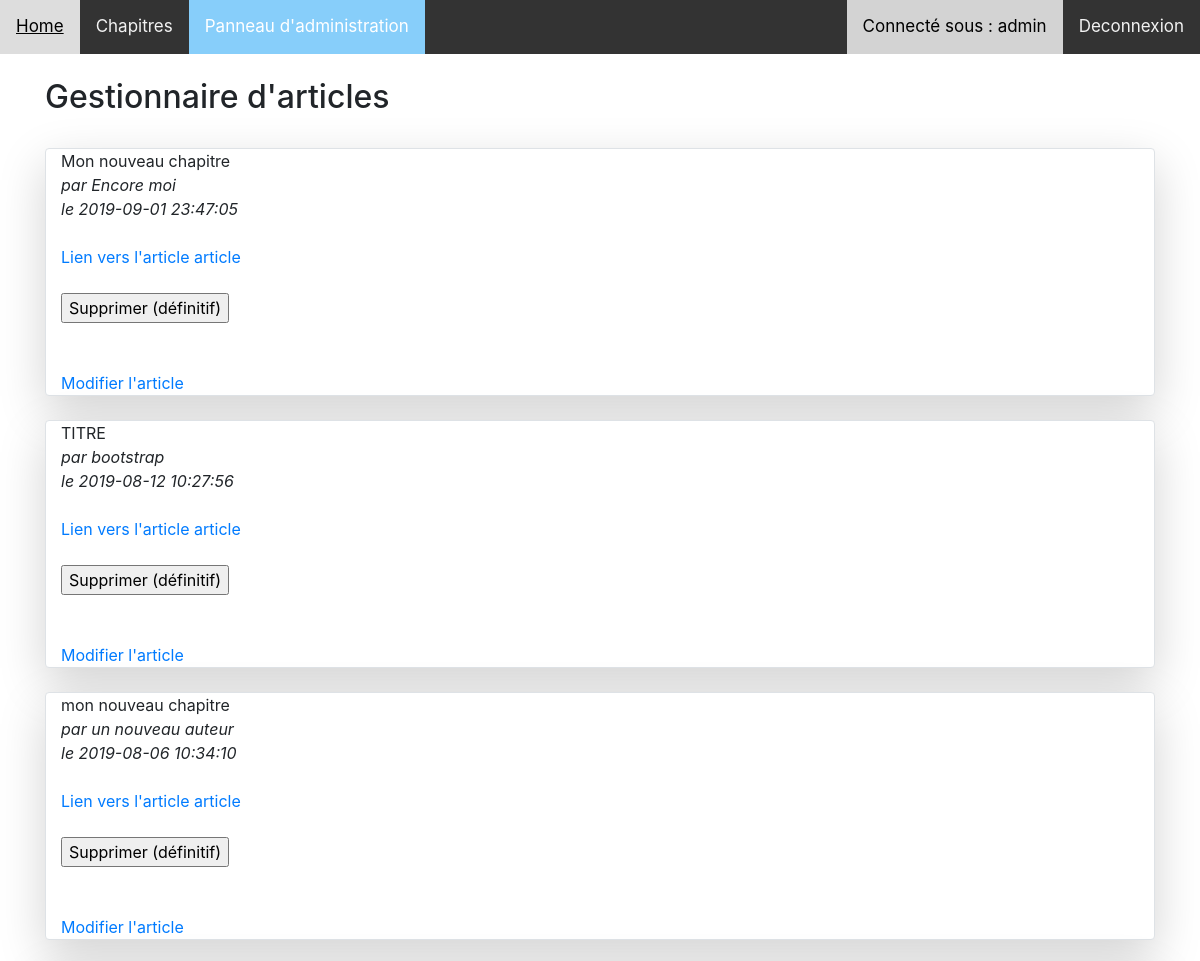
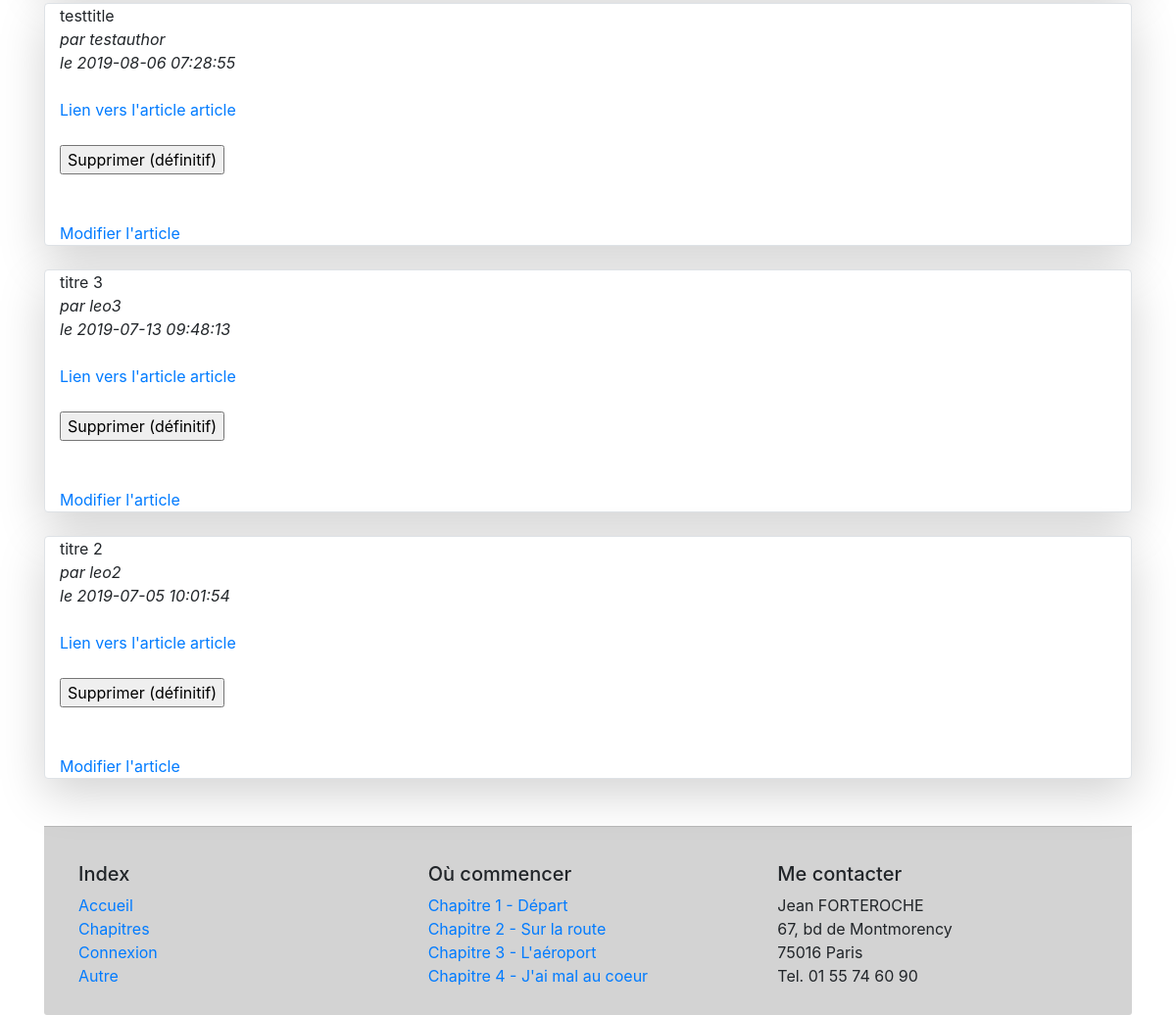
Before: /index.php?action=adminArticlePanel (signed in) with the older database file (2 pictures, top to bottom).
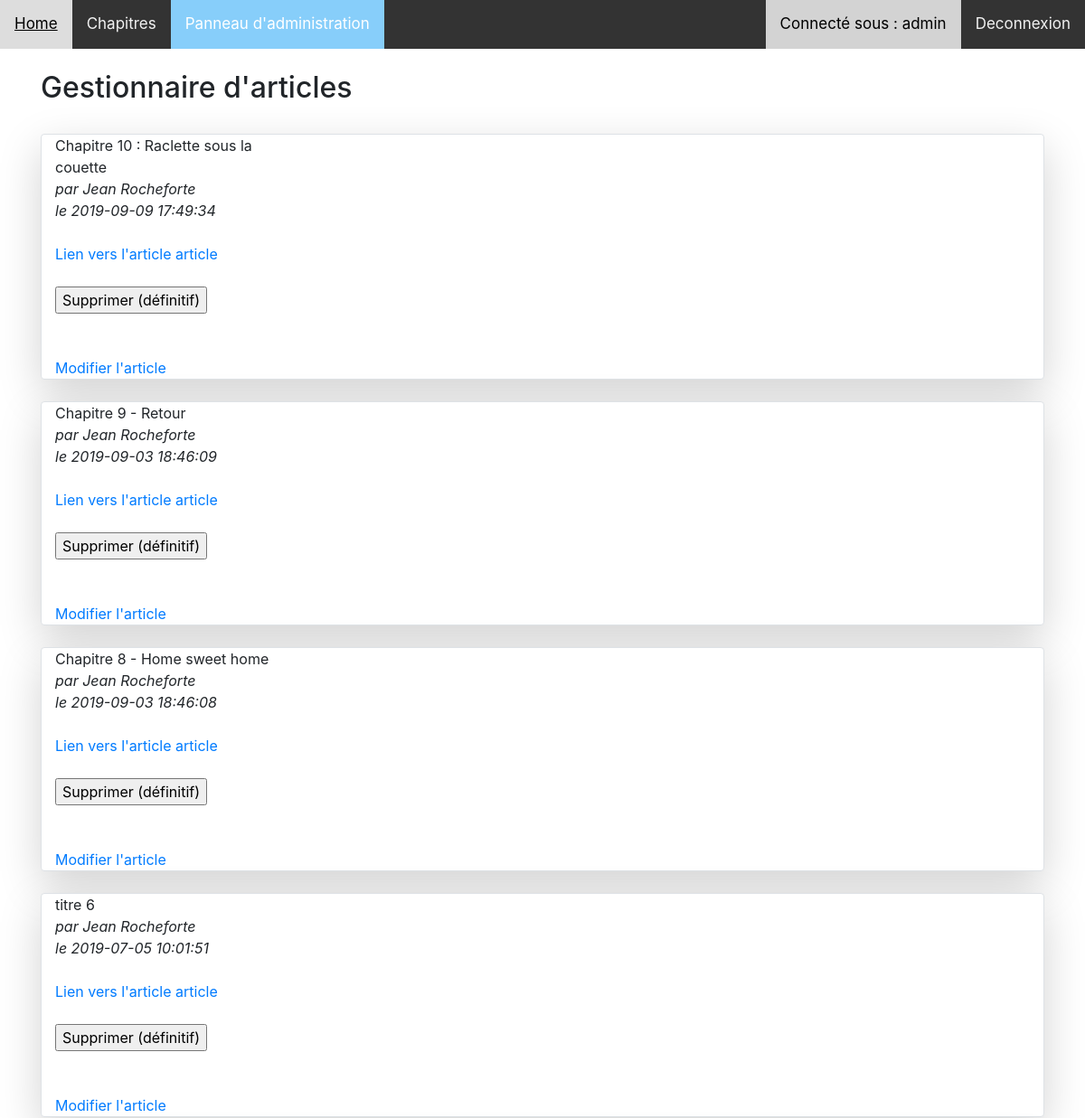
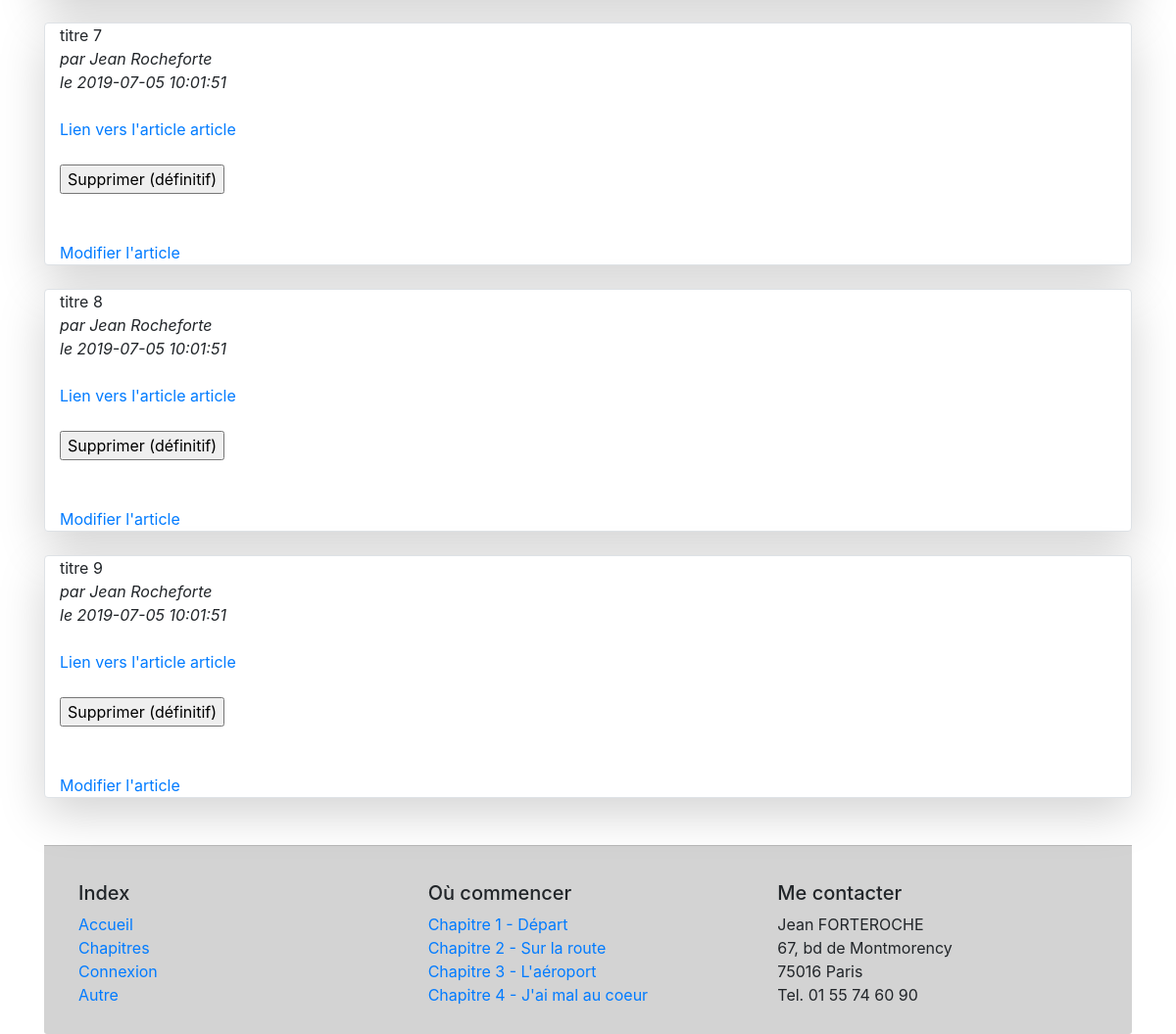
After: the same page with the newer database file (2 pictures, top to bottom).
### tables this page shows
CREATE TABLE IF NOT EXISTS `article` (
  `id` int(11) NOT NULL AUTO_INCREMENT,
  `title` varchar(255) NOT NULL,
  `date` datetime NOT NULL DEFAULT CURRENT_TIMESTAMP,
  `author` varchar(255) NOT NULL,
  `content` text NOT NULL,
  `image` varchar(255) NOT NULL,
  PRIMARY KEY (`id`)
);

### Framework/Autoloader.php (called while the page is built, shortened)
<?php
class Autoloader
{
    static public function run()
    {
        spl_autoload_register(function ($class) {
            if (preg_match("#^App\\\\#", $class)) {
                $file = str_replace('App\\', '', $class);
                $file = str_replace('\\', '/', $file);
                $file .= ".php";
            }
        });
    }
}

### Model/ArticleManager.php (called while the page is built, shortened)
<?php
class ArticleManager extends Manager
{
    public function getAdminArticles()
    {
        $db = $this->dbConnect();
        $req = $db->prepare('SELECT id, title, date, author FROM article ORDER BY date DESC');
        $req->execute();
        $articleArray = $req->fetchAll();
        return $articleArray;
    }
}

### Controller/ArticleController.php (called while the page is built, shortened)
<?php
class ArticleController extends Controller
{
    public function adminArticlePanel()
    {
        $articleManager = new ArticleManager();
        $articles = $articleManager->getAdminArticles();
        $this->render("adminArticlePanel", ['articles' => $articles]);
    }
}

### Framework/View.php (called while the page is built, shortened)
<?php
class View
{
    public static function render(string $path, array $parameters = []): string
    {
        extract($parameters);
        require "View/" . $path . "View.php";
        return ob_get_clean();
    }
}

### View/adminArticlePanelView.php (the view, shortened to what this page needs)
<div class="container">
    <br/><div class=" mb-12">
        <h2>Gestionnaire d'articles</h2>
    </div>
</div>
<br/><div class="container">
<?php
foreach($articles as $data) : ?>
        <div class="card mb-12 shadow-lg border">
            <div class="col-sm-2 col-md-3">
		        <?= htmlspecialchars($data['title']) ?>
                <br/><em>par <?= htmlspecialchars($data['author']) ?></em>
                <br/><em>le <?= htmlspecialchars($data['date']) ?></em>
            </div>
        <div class="col-sm-3 col-md-3">
            <br/><a href="index.php?action=soloArticle&amp;id=<?=$data['id']?>">Lien vers l'article article</a>
        </div>
        <div class="col-sm-3 col-md-3">
            <br/>
            <form action="index.php?action=deleteArticle&amp;id=<?= $data['id']?>" method="post">
                <input type="submit" value="Supprimer (définitif)">
            </form>
            <br/>
        </div>
        <div class="col-sm-3 col-md-3">
            <br/><a href="index.php?action=articleModificationForm&amp;id=<?= $data['id']?>">Modifier l'article</a>
        </div>
    </div><br/>
<?php endforeach;
$content = ob_get_clean();
require('View/header.php');

### index.php (shortened to what this page needs)
<?php
require_once('Framework/Autoloader.php');
$action = $_GET['action'] ?? 'home';
try {
    switch ($action) {
        case "adminArticlePanel":
            (new ArticleController())->adminArticlePanel();
            break;
    }
} catch (NotFoundException $e) {
    (new ErrorController())->error($e->getMessage(), 404);
} catch (NeedAuthenticationException $e) {
    (new ErrorController())->error($e->getMessage(), 401);
} catch (CSRFException $e) {
    (new ErrorController())->error($e->getMessage(), 400);
}

### Framework/Controller.php (shortened to what this page needs)
<?php
class Controller
{
    public function render(string $path, array $parameters = [], $status = 200)
    {
        echo View::render($path, $parameters);
    }
    public function checkIsConnectedNavbar()
    {
        if (isset($_SESSION['isConnected'])) {
            return true;
        }
    }
}

### View/header.php (shortened to what this page needs)
<!doctype html>
<html lang="fr">
<head>
    <link rel="stylesheet" href="View/css/navbar.css">
    <link rel="stylesheet" href="https://stackpath.bootstrapcdn.com/bootstrap/4.3.1/css/bootstrap.min.css"
>
</head>
<body>
<div class="topnav">
    <?php
    $action = $_GET['action'] ?? 'home';
    switch ($action) {
        case "home": ?>
            <?php
        case "adminArticlePanel": ?>
            <a href="index.php?action=home">Home</a>
            <a href="index.php?action=listArticle">Chapitres</a>
            <?php
            $check = (new Controller())->checkIsConnectedNavbar();
            if ($check) {
                echo('<a class="active" href="index.php?action=adminPanel">Panneau d\'administration</a><a style="float:right" href="index.php?action=logout">Deconnexion</a><a style="float:right; color:black; background-color: lightgray; border-bottom: black">Connecté sous : ' . $_SESSION['isConnected'] . '</a>');
            } else {
                echo('<a href="index.php?action=login">Connexion</a>');
            }
            break;
        case "createArticle": ?>
            <?php
    }
    ?>
</div>
<?= $content ?>
<br/><footer class="card-footer" id="footer" style="background-color: lightgray"><br/>
    <div class="container">
        <div class="row text-center text-xs-center text-sm-left text-md-left">
            <div class="col-xs-12 col-sm-4 col-md-4">
                <h5>Index</h5>
                <ul class="list-unstyled quick-links">
                    <li><a href="index.php"><i class="fa fa-angle-double-right"></i>Accueil</a></li>
                    <li><a href="index.php?action=listArticle"><i class="fa fa-angle-double-right"></i>Chapitres</a></li>
                    <li><a href="index.php?action=login"><i class="fa fa-angle-double-right"></i>Connexion</a></li>
                    <li><a href="test.php"><i class="fa fa-angle-double-right"></i>Autre</a></li>
                </ul>
            </div>
            <div class="col-xs-12 col-sm-4 col-md-4">
                <h5>Où commencer</h5>
                <ul class="list-unstyled quick-links">
                    <li><a href="index.php?action=listArticle"><i class="fa fa-angle-double-right"></i>Chapitre 1 - Départ</a></li>
                    <li><a href="index.php?action=listArticle"><i class="fa fa-angle-double-right"></i>Chapitre 2 - Sur la route</a></li>
                    <li><a href="index.php?action=listArticle"><i class="fa fa-angle-double-right"></i>Chapitre 3 - L'aéroport</a></li>
                    <li><a href="index.php?action=listArticle"><i class="fa fa-angle-double-right"></i>Chapitre 4 - J'ai mal au coeur</a></li>
                </ul>
            </div>
            <div class="col-xs-12 col-sm-4 col-md-4">
                <h5>Me contacter</h5>
                <ul class="list-unstyled quick-links">
                    <li>Jean FORTEROCHE</li>
                    <li>67, bd de Montmorency</li>
                    <li>75016 Paris</li>
                    <li>Tel. 01 55 74 60 90</li>
                </ul>
            </div>
        </div>
    </div>
</footer>
</body>
</html>

### View/css/navbar.css (style rules this page uses)
.topnav { background-color: #333; overflow: hidden; }
.topnav a { float: left; color: #f2f2f2; text-align: center; padding: 14px 16px; text-decoration: none; font-size: 17px; }
.topnav a.active { background-color: lightskyblue; color: white; }

Changed rows visible on the page:
removed article: title "Mon nouveau chapitre", author "Encore moi", date "2019-09-01 23:47:05"
removed article: title "TITRE", author "bootstrap", date "2019-08-12 10:27:56"
removed article: title "mon nouveau chapitre", author "un nouveau auteur", date "2019-08-06 10:34:10"
removed article: title "testtitle", author "testauthor", date "2019-08-06 07:28:55"
removed article: title "titre 3", author "leo3", date "2019-07-13 09:48:13"
removed article: title "titre 2", author "leo2", date "2019-07-05 10:01:54"
added article: title "Chapitre 10 : Raclette sous la couette", author "Jean Rocheforte", date "2019-09-09 17:49:34"
added article: title "Chapitre 9 - Retour", author "Jean Rocheforte", date "2019-09-03 18:46:09"
added article: title "Chapitre 8 - Home sweet home", author "Jean Rocheforte", date "2019-09-03 18:46:08"
added article: title "titre 6", author "Jean Rocheforte", date "2019-07-05 10:01:51"
added article: title "titre 7", author "Jean Rocheforte", date "2019-07-05 10:01:51"
added article: title "titre 8", author "Jean Rocheforte", date "2019-07-05 10:01:51"
added article: title "titre 9", author "Jean Rocheforte", date "2019-07-05 10:01:51"
